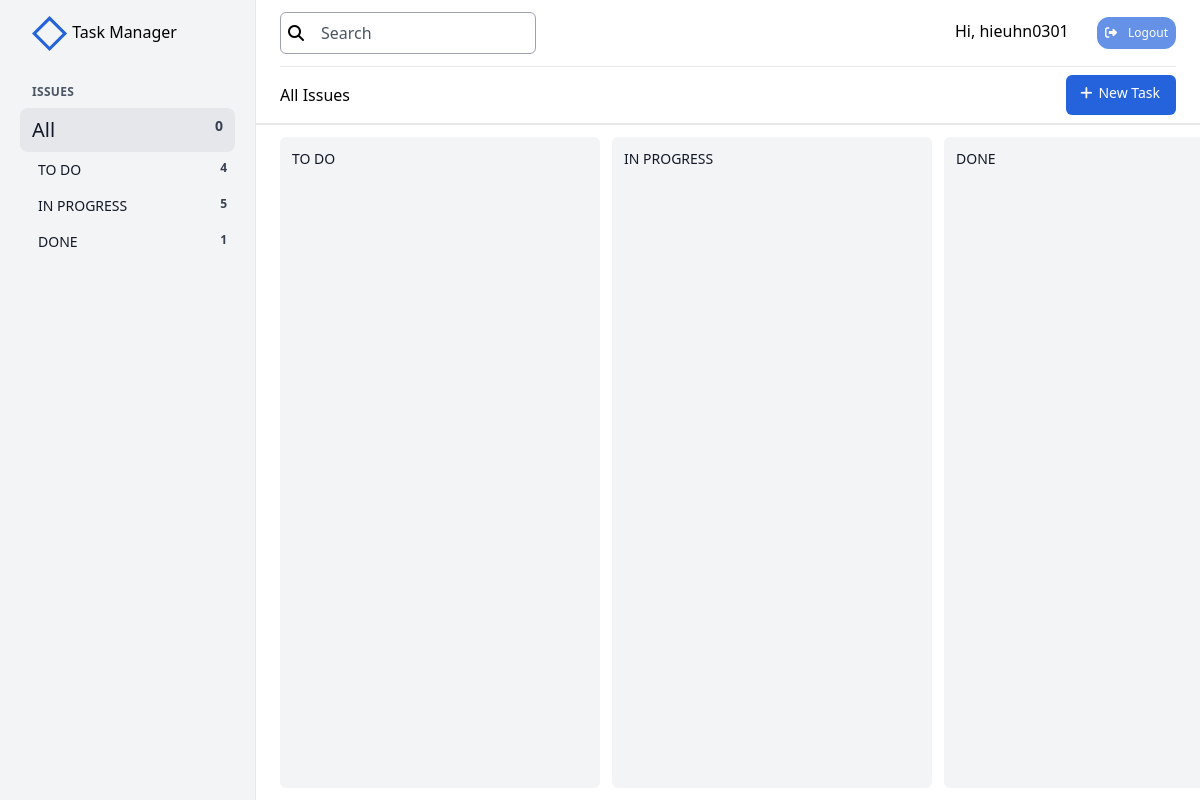
Page /home (signed in) on the committed database.
### taskmanager/models.py (models this page shows, shortened)
class TaskState(models.Model):
    class Meta:
        verbose_name = 'Task\'s State'
        verbose_name_plural = 'Task\'s State'
    name = models.CharField(max_length=100)

### taskmanager/views.py (the view, shortened to what this page needs)
# urls.py: path("home", views.IndexView.as_view(), name="home"),
class IndexView(LoginRequiredMixin, ListView):
    template_name = 'taskmanager/index.html'
    model = Task
    def get_context_data(self, **kwargs):
        context = super().get_context_data(**kwargs)
        user = self.request.user
        context['user_info'] = user
        states = TaskState.objects.all()
        context['states'] = states
        tasks = Task.objects.filter(user=user)
        if 'filter' in self.request.GET:
            key = self.request.GET['filter']
            tasks = tasks.filter(title__icontains=key)
            context['search_key'] = key
        context['tasks'] = tasks
        context['form'] = TaskForm()
        context['tasks_json'] = serialize('json', tasks)
        context['states_json'] = serialize('json', states)
        return context

### taskmanager/forms.py
class TaskForm(forms.Form):
    new_task_id = forms.IntegerField(required=False)
    new_task_title = forms.CharField(max_length=200)
    new_task_description = forms.CharField(max_length=1000)
    image = forms.ImageField(required=False)
    new_task_deadline = forms.DateField(required=False)
    new_task_state = forms.IntegerField()

### templates/taskmanager/index.html (shortened to what this page needs)
{% extends 'taskmanager/base.html' %}

### templates/taskmanager/base.html (shortened to what this page needs)
<!DOCTYPE html>
{% load static %}
{% load static tailwind_tags %}
<html lang="en">
<head>
    <link rel="stylesheet" href="https://cdnjs.cloudflare.com/ajax/libs/font-awesome/6.5.1/css/all.min.css" />
    <link rel="stylesheet" href="{% static 'css/mystyle.css' %}">
    {% tailwind_css %}
</head>
<body>
    <div id="app" class="h-screen flex">
        <div id="navbar" class="fixed z-30 inset-y-0 -translate-x-full left-0 w-64 px-8 py-4 bg-gray-100 border-r lg:static lg:inset-auto lg:translate-x-0">
            <div class="-mx-3 pl-3 pr-1 flex items-center justify-between">
                <div>
                    <span>Task Manager</span>
                </div>
            </div>
            <nav class="mt-8">
                <h3 class="text-xs font-semibold text-gray-600 uppercase tracking-wide">Issues</h3>
                <div class="mt-2 -mx-3">
                    <a href="#" class="flex justify-between px-3 py-2 bg-gray-200 rounded-lg">
                        <span class="text-xl font-medium text-gray-900">All</span>
                        <span class="text-sm font-semibold text-gray-700">{{tasks.count}}</span>
                    </a>
                    <ul class="ml-2.5 text-sm">
                    {% for state in states %}
                        <li class="flex justify-between px-2 py-2 rounded-lg">
                            <span class="text-sx font-medium text-gray-900">{{state.name}}</span>
                            <span id="state-{{state.id}}" class="count-state text-xs font-semibold text-gray-700">{{state.tasks.count}}</span>
                        </li>
                    {% endfor %}
                    </ul>
                </div>
            </nav>
        </div>
        <div class="flex-1 min-w-0 flex flex-col bg-white">
            <div class="flex-shrink-0 border-b-2 border-gray-200">
                <header class="px-6">
                    <div class="flex justify-between items-center py-3 border-b border-gray-200">
                        <div class="flex items-center flex-1">
                            <form class="ml-4 relative w-64 lg:ml-0" method="get" action="{% url 'home' %}">
                                <span class="absolute inset-y-0 left-0 pl-2 flex items-center"><i class="fa-solid fa-magnifying-glass"></i></span>
                                <input class="block w-full rounded-md border border-gray-400 pl-10 pr-4 py-2 text-gray-900 placeholder-gray-600"
                                       name="filter"
                                       placeholder="Search" />
                            </form>
                        </div>
                        <div class="flex items-center">
                            {% if user.is_authenticated %}
                            <form method="POST" action="{% url 'logout' %}">
                                <span>Hi, {{user.username}}</span>
                                <button class="ml-6 bg-[#2563DC] rounded-xl px-2 py-2 text-xs font-medium text-white opacity-70 hover:opacity-50">
                                    <i class="fa-solid fa-right-from-bracket"></i>
                                    <span class="ml-2">Logout</span>
                                </button>
                            </form>
                            {% endif %}
                        </div>
                    </div>
                    <div class="flex items-center justify-between py-2">
                        <div>
                            <h2>All Issues</h2>
                        </div>
                        <div class="flex justify-center items-center">
                            <button onclick="new_task_modal.showModal()" class="btn ml-5 flex justify-center items-center pr-4 pl-2 py-2 text-sm font-medium text-white bg-[#2563DC] hover:opacity-90 rounded-md">
                                <span class="h-6 w-6"><i class="fa-solid fa-plus"></i></span>
                                <span class="h-6">New Task</span>
                            </button>
                        </div>
                    </div>
                </header>
            </div>
            <div class="flex-1 overflow-auto">
                {% if user.is_authenticated %}
                <main class="p-3 h-full inline-flex overflow-hidden">
                    {% for state in states %}
                    <div data-state-id="{{state.id}}" class="ml-3 flex-shrink-0 flex flex-col w-80 bg-gray-100 rounded-md">
                        <h3 class="flex-shrink-0 pt-3 pb-1 px-3 text-sm font-medium text-gray-900">{{state.name}}</h3>
                        <div class="flex-1 min-h-0 overflow-y-auto swim-lane">
                            <ul class="pt-1 pb-3 px-3">
                            </ul>
                        </div>
                    </div>
                    {% endfor %}
                </main>
                {% endif %}
            </div>
        </div>
    </div>
</body>
</html>

### rows in the picture
TaskState: name "TO DO", tasks.count "4"
TaskState: name "IN PROGRESS", tasks.count "5"
TaskState: name "DONE", tasks.count "1"

### other values in the picture
{{ tasks.count }} "0"
{{ user.username }} "hieuhn0301"
